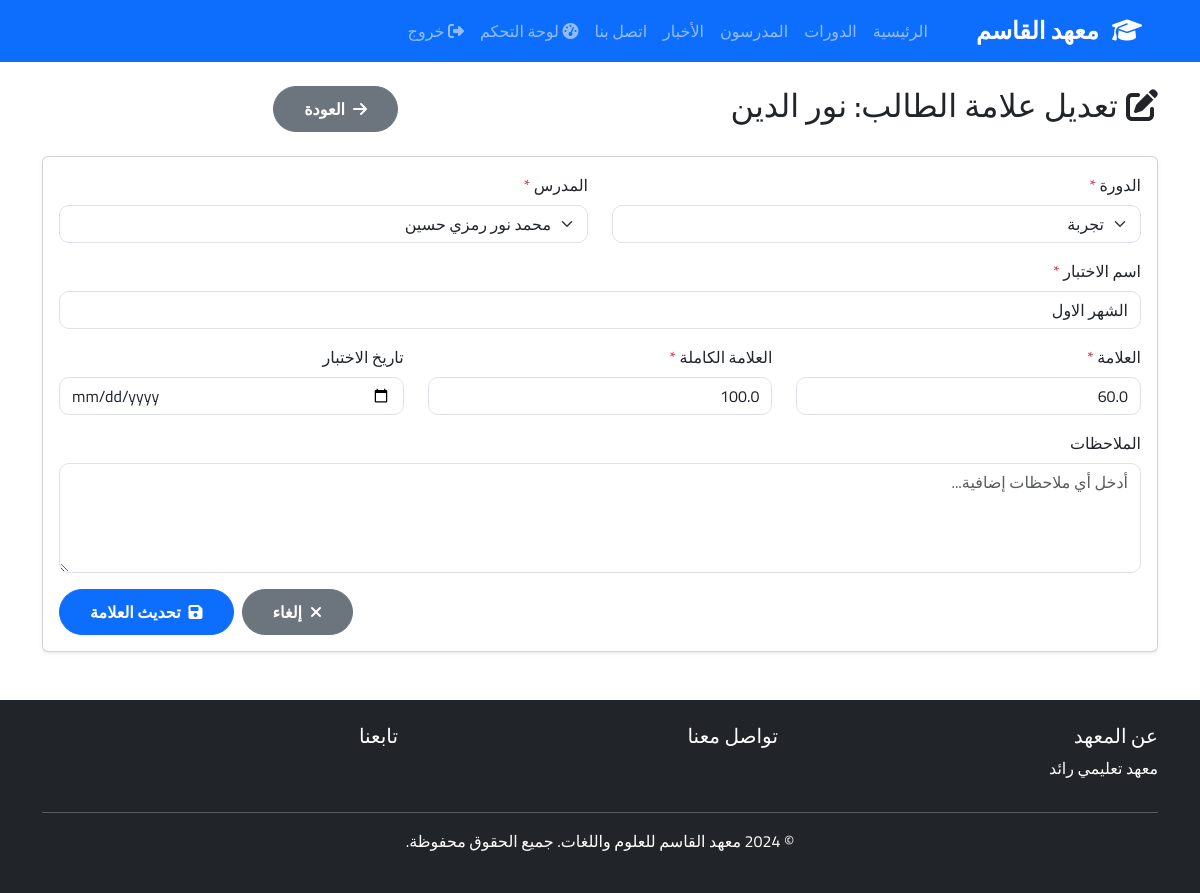
The page /admin/students/1/grades/edit/1 (signed in) on the database its author committed.
### app/models/user.py (models this page shows, shortened)
class User(UserMixin, db.Model):
    __tablename__ = 'users'
    id = db.Column(db.Integer, primary_key=True)
    phone_number = db.Column(db.String(20), unique=True, nullable=False, index=True)
    password_hash = db.Column(db.String(255), nullable=False)
    full_name = db.Column(db.String(100), nullable=False)
    role = db.Column(db.String(20), nullable=False)
    is_active = db.Column(db.Boolean, default=True)
    created_at = db.Column(db.DateTime, default=damascus_now)
    session_version = db.Column(db.String(64), default=lambda: secrets.token_hex(32))
    permissions = db.Column(db.JSON, default={})
    def is_super_admin(self):
        return self.role == 'admin' and self.phone_number == '0938074766'

### app/models/grade.py (models this page shows, shortened)
class Grade(db.Model):
    __tablename__ = 'grades'
    id = db.Column(db.Integer, primary_key=True)
    student_id = db.Column(db.Integer, db.ForeignKey('students.id'), nullable=False)
    course_id = db.Column(db.Integer, db.ForeignKey('courses.id'), nullable=False)
    teacher_id = db.Column(db.Integer, db.ForeignKey('teachers.id'), nullable=False)
    exam_name = db.Column(db.String(100), nullable=False)
    grade = db.Column(db.Float, nullable=False)
    max_grade = db.Column(db.Float, nullable=False)
    notes = db.Column(db.Text)
    exam_date = db.Column(db.Date)
    created_at = db.Column(db.DateTime, default=damascus_now)
    course = db.relationship('Course', backref='grades')
    teacher = db.relationship('Teacher', backref='grades')

### app/models/course.py (models this page shows, shortened)
class Course(db.Model):
    __tablename__ = 'courses'
    id = db.Column(db.Integer, primary_key=True)
    title = db.Column(db.String(200), nullable=False)
    description = db.Column(db.Text)
    short_description = db.Column(db.String(500))
    duration = db.Column(db.String(100))
    level = db.Column(db.String(50))
    is_featured = db.Column(db.Boolean, default=False)
    image = db.Column(db.String(255))
    start_date = db.Column(db.Date)
    end_date = db.Column(db.Date)
    max_students = db.Column(db.Integer)
    created_at = db.Column(db.DateTime, default=damascus_now)
    updated_at = db.Column(db.DateTime, default=damascus_now, onupdate=damascus_now)
    enrollments = db.relationship('Enrollment', backref='course', lazy='dynamic', cascade='all, delete-orphan')
    lessons = db.relationship('Lesson', backref='course', lazy='dynamic', cascade='all, delete-orphan')

### app/routes/admin.py (the view, shortened to what this page needs)
@bp.route('/students/<int:student_id>/grades/edit/<int:grade_id>', methods=['GET', 'POST'])
@role_or_permission_required(roles=['admin', 'assistant'], permissions=['grades.edit'])
def edit_student_grade(student_id, grade_id):
    student = Student.query.get_or_404(student_id)
    grade = Grade.query.get_or_404(grade_id)
    if grade.student_id != student_id:
        flash('هذه العلامة لا تنتمي لهذا الطالب', 'danger')
        return redirect(url_for('admin.view_student', student_id=student_id))
    courses = Course.query.all()
    teachers = Teacher.query.all()
    return render_template('admin/edit_student_grade.html', student=student, grade=grade, courses=courses, teachers=teachers)

### app/templates/admin/edit_student_grade.html (shortened to what this page needs)
{% extends "base.html" %}
{% block content %}
<div class="container mt-4">
    <div class="row mb-4">
        <div class="col-md-8">
            <h2><i class="fas fa-edit ms-2"></i>تعديل علامة الطالب: {{ student.user.full_name }}</h2>
        </div>
        <div class="col-md-4 text-end">
            <a href="{{ url_for('admin.view_student', student_id=student.id) }}" class="btn btn-secondary">
                <i class="fas fa-arrow-right ms-2"></i>العودة
            </a>
        </div>
    </div>
    <div class="card shadow-sm">
        <div class="card-body">
            <form method="POST">
                <div class="row">
                    <div class="col-md-6 mb-3">
                        <label class="form-label">الدورة <span class="text-danger">*</span></label>
                        <select class="form-select" name="course_id" required>
                            {% for course in courses %}
                            <option value="{{ course.id }}" {% if grade.course_id == course.id %}selected{% endif %}>
                                {{ course.title }}
                            </option>
                            {% endfor %}
                        </select>
                    </div>
                    <div class="col-md-6 mb-3">
                        <label class="form-label">المدرس <span class="text-danger">*</span></label>
                        <select class="form-select" name="teacher_id" required>
                            {% for teacher in teachers %}
                            <option value="{{ teacher.id }}" {% if grade.teacher_id == teacher.id %}selected{% endif %}>
                                {{ teacher.user.full_name }}
                            </option>
                            {% endfor %}
                        </select>
                    </div>
                </div>
                <div class="row">
                    <div class="col-md-12 mb-3">
                        <label class="form-label">اسم الاختبار <span class="text-danger">*</span></label>
                        <input type="text" class="form-control" name="exam_name" value="{{ grade.exam_name }}" required placeholder="مثال: امتحان الشهر الأول">
                    </div>
                </div>
                <div class="row">
                    <div class="col-md-4 mb-3">
                        <label class="form-label">العلامة <span class="text-danger">*</span></label>
                        <input type="number" step="0.01" class="form-control" name="grade" value="{{ grade.grade }}" required placeholder="مثال: 85">
                    </div>
                    <div class="col-md-4 mb-3">
                        <label class="form-label">العلامة الكاملة <span class="text-danger">*</span></label>
                        <input type="number" step="0.01" class="form-control" name="max_grade" value="{{ grade.max_grade }}" required placeholder="مثال: 100">
                    </div>
                    <div class="col-md-4 mb-3">
                        <label class="form-label">تاريخ الاختبار</label>
                        <input type="date" class="form-control" name="exam_date" value="{{ grade.exam_date.strftime('%Y-%m-%d') if grade.exam_date else '' }}">
                    </div>
                </div>
                <div class="mb-3">
                    <label class="form-label">الملاحظات</label>
                    <textarea class="form-control" name="notes" rows="4" placeholder="أدخل أي ملاحظات إضافية...">{{ grade.notes or '' }}</textarea>
                </div>
                <div class="d-grid gap-2 d-md-flex justify-content-md-end">
                    <a href="{{ url_for('admin.view_student', student_id=student.id) }}" class="btn btn-secondary">
                        <i class="fas fa-times ms-2"></i>إلغاء
                    </a>
                    <button type="submit" class="btn btn-primary">
                        <i class="fas fa-save ms-2"></i>تحديث العلامة
                    </button>
                </div>
            </form>
        </div>
    </div>
</div>
{% endblock %}

### app/static/css/style.css (style rules this page uses)
* { font-family: 'Cairo', sans-serif; }
body { min-height: 100vh; display: flex; flex-direction: column; }
.card { transition: transform 0.3s ease, box-shadow 0.3s ease; }
.btn { border-radius: 25px; padding: 10px 30px; font-weight: 600; }
.form-control, .form-select { border-radius: 10px; }
.shadow-sm { box-shadow: 0 0.125rem 0.25rem rgba(0,0,0,0.075) !important; }

### rows shown on the page
User: user.full_name "نور الدين"
Grade: course_id "تجربة", teacher_id "محمد نور رمزي حسين", exam_name "الشهر الاول", grade "60.0", max_grade "100.0"
